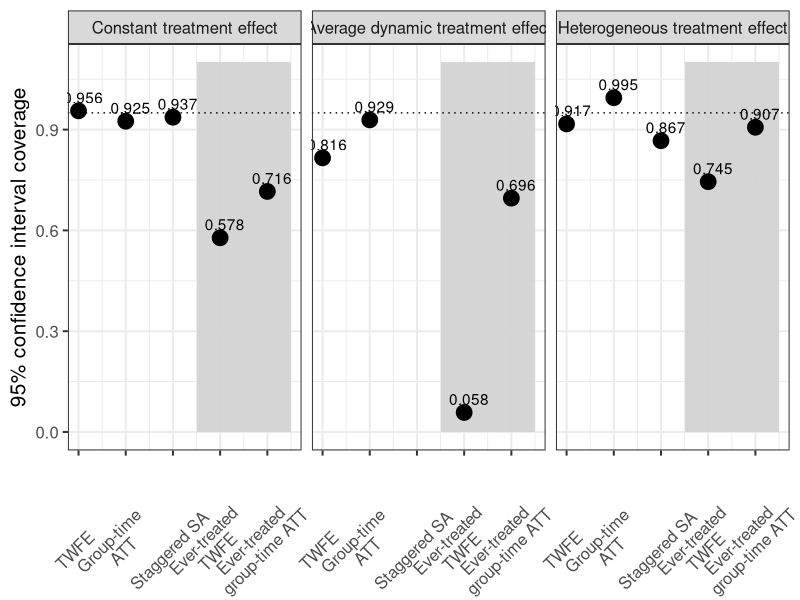
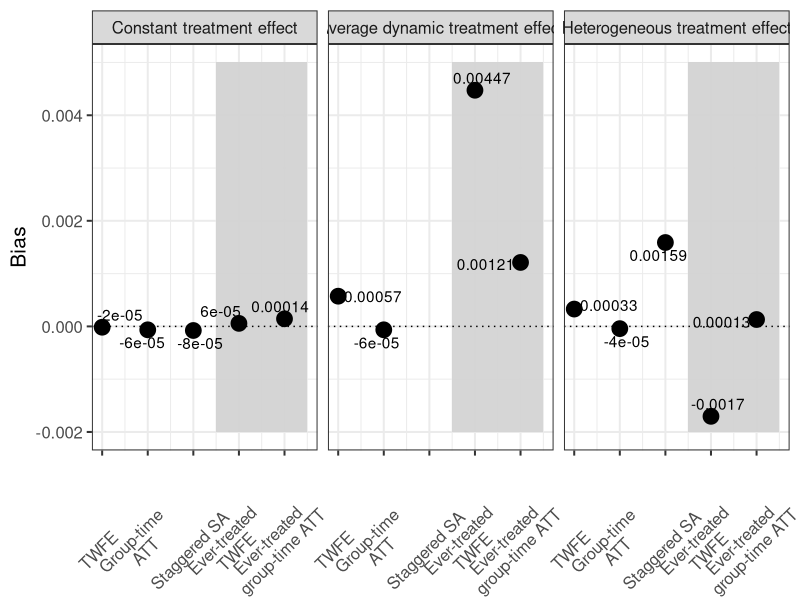
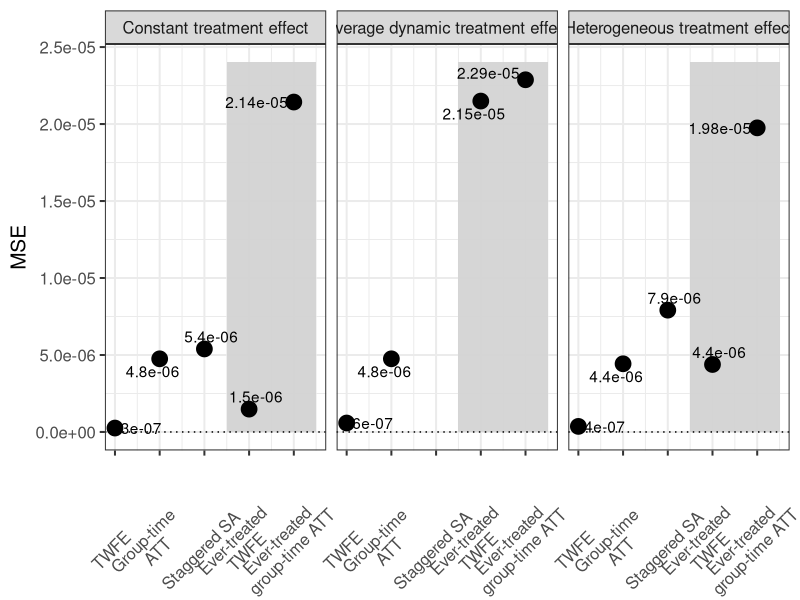
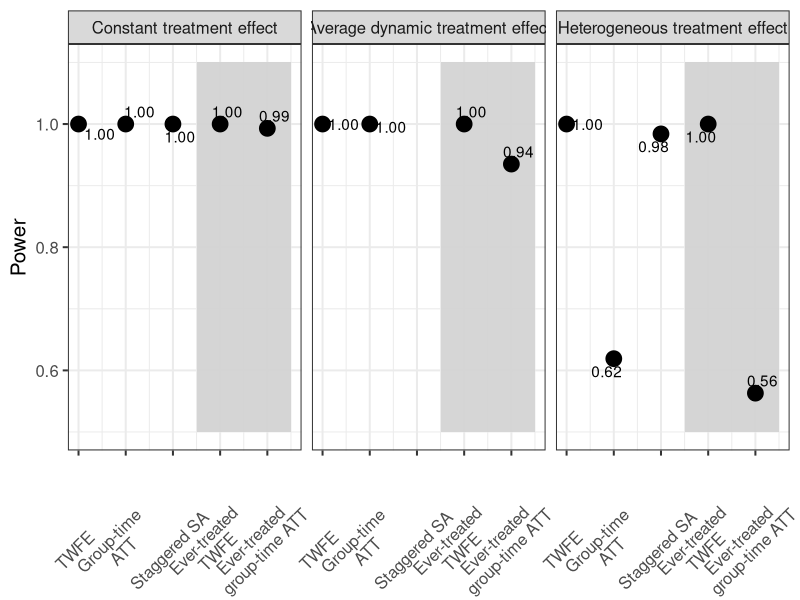
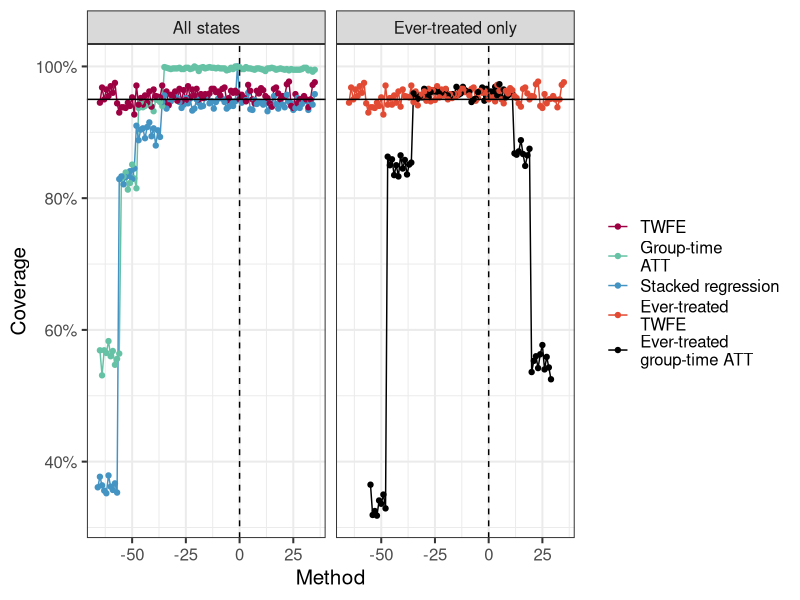
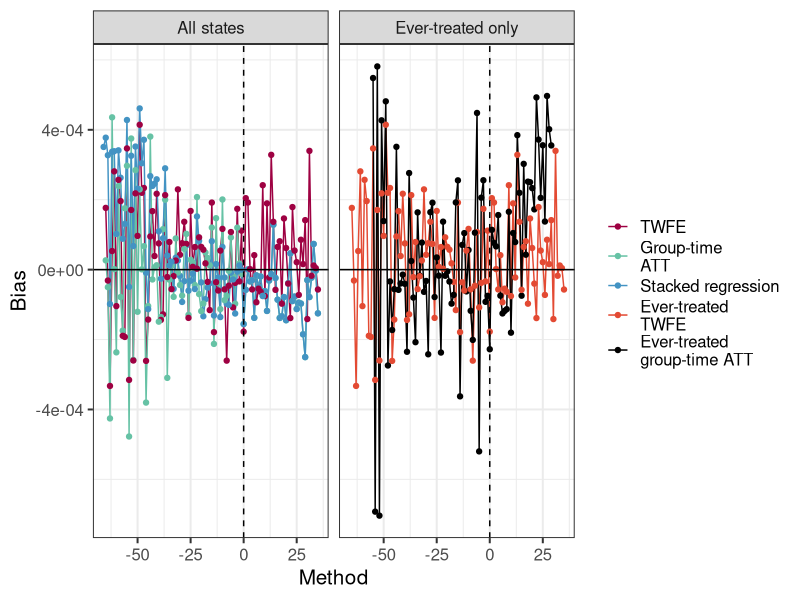
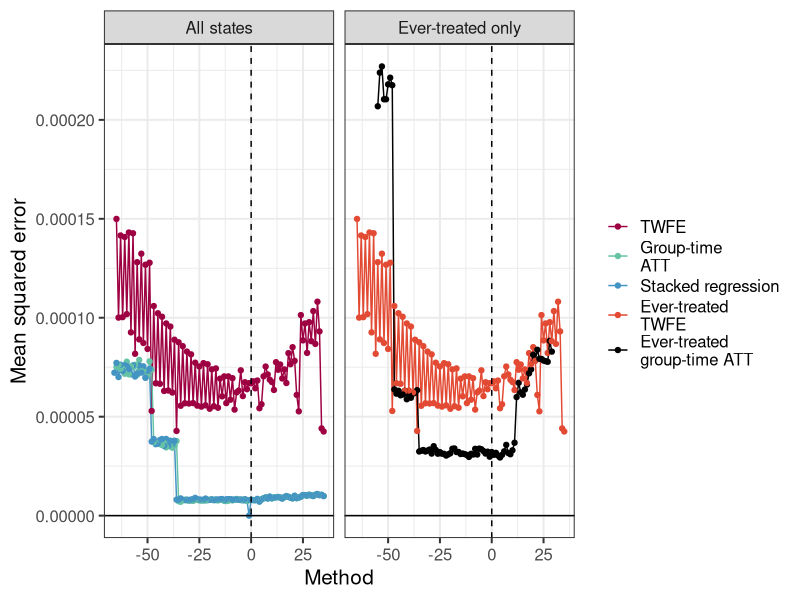
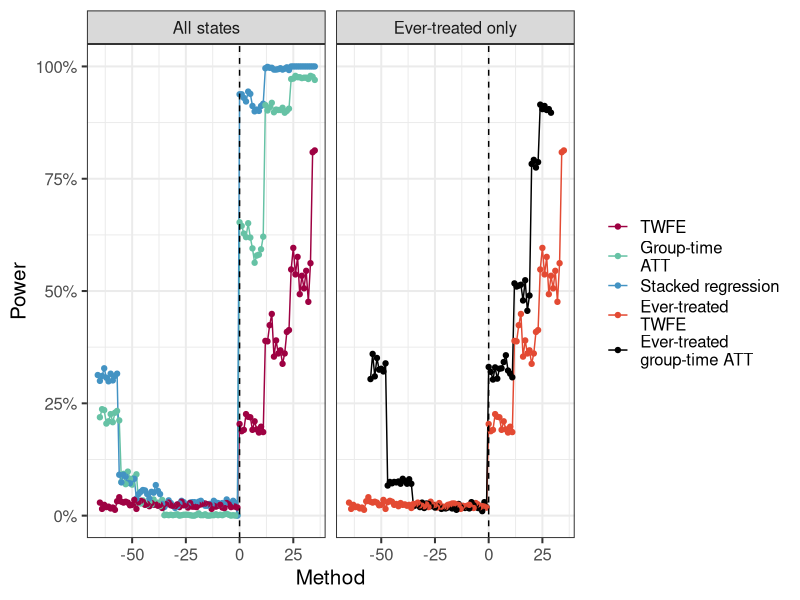

Generate these figures, in order, with R:
library(tidyverse)
library(ggrepel)
library(magrittr)
library(forcats)

results_df_summary <- read_csv("./results/twfe_sim_results_summary_PTB_n1000_05022022.csv")

table(results_df_summary$parameter)
#CTE, many DTE and HTE

table(results_df_summary$method)

results_df_summary %<>% 
  mutate(method2 = fct_relevel(method, c("TWFE", "group.time.ATT", "staggered.SA", "stacked.regression",
                                        "TWFE.ever.adopted", "group.time.ATT.ever.adopted")),
         method3 = case_when(method == "TWFE" ~ 1, 
                             method == "group.time.ATT" ~ 2, 
                             method == "staggered.SA" ~ 3, 
                             #method == "stacked.regression" ~ 4, 
                             method ==  "TWFE.ever.adopted" ~ 4, 
                             method == "group.time.ATT.ever.adopted" ~ 5))


#check that the reorder worked:
table(results_df_summary$method2)

#start with the non-dynamic plots
results2 <- results_df_summary %>% filter(parameter %in% c("CTE","HTE","DTE.avg"))

# plot results 
facet_labels <- c(CTE = "Constant treatment effect", HTE = "Heterogeneous treatment effect", DTE.avg = "Average dynamic treatment effect")


p1 <- ggplot(results2, aes(x = method3, y = coverage)) + 
  geom_rect(aes(xmin = 3.5, xmax = 5.5, ymin = 0.0, ymax = 1.1),
            fill = "lightgrey", alpha = 0.5) +
  geom_point(size=5) + #color = method
  geom_text(aes(label = coverage), position = position_nudge(x = 0.1, y = 0.04)) + 
  theme_bw(base_size = 15) + 
  facet_wrap(~parameter, labeller = labeller(parameter = facet_labels)) + 
  geom_hline(aes(yintercept=0.95), linetype=3) + 
  labs(x = "", y = "95% confidence interval coverage") + 
  scale_x_continuous(breaks = c(1:5), labels=c("TWFE", "Group-time \nATT", 
                                               "Staggered SA", "Ever-treated \nTWFE",
                                               "Ever-treated \ngroup-time ATT")) +
  theme(axis.text.x=element_text(angle = 45, vjust = 0.1)) + #angle = 45) 
  theme(legend.position = "none") #+
  #coord_flip()
  #+ 
  #scale_color_manual(values=c("#9e0142", "#66c2a5", "#4393c3","#e34a33"))

p1
#ggsave(p1, file="/Users/danagoin/Documents/Research projects/TWFE/results/twfe_sim_coverage_PTB.pdf", width=10)
ggsave(p1, file="../TWFE-simulation/results/twfe_sim_coverage_PTB_n1000.png", 
       width=15, height = 5, device = "png")

p2 <- ggplot(results2, aes(x= method3, y = bias))  + 
  geom_rect(aes(xmin = 3.5, xmax = 5.5, ymin = -0.002, ymax = 0.005),
            fill = "lightgrey", alpha = 0.5) +
  geom_point(size=5) +
  geom_text_repel(aes(label = round(bias, 5))) + # position = position_nudge(x = 0.2, y = 0.00001)
  theme_bw(base_size = 15) + 
  facet_wrap(~parameter, labeller = labeller(parameter = facet_labels)) + 
  geom_hline(aes(yintercept=0), linetype=3) + 
  labs(x="", y="Bias") + 
  scale_x_continuous(breaks = c(1:5), labels=c("TWFE", "Group-time \nATT", 
                                               "Staggered SA", "Ever-treated \nTWFE",
                                               "Ever-treated \ngroup-time ATT")) +
  theme(axis.text.x=element_text(angle = 45, vjust = 0.1))  + 
  theme(legend.position = "none") 
#+ scale_color_manual(values=c("#9e0142", "#66c2a5", "#4393c3","#e34a33"))

p2
#ggsave(p2, file="/Users/danagoin/Documents/Research projects/TWFE/results/twfe_sim_bias_PTB.pdf", width=10)
#ggsave(p2, file="../TWFE-simulation/results/twfe_sim_bias_PTB.pdf", width=10)
ggsave(p2, file="../TWFE-simulation/results/twfe_sim_bias_PTB_n1000.png", 
       width=15, height = 5, device = "png")


p3 <- ggplot(results2, aes(x = method3, y = MSE)) + 
  geom_rect(aes(xmin = 3.5, xmax = 5.5, ymin = 0, ymax = 2.4e-05),
            fill = "lightgrey", alpha = 0.5) +
  geom_point(size=5) + 
  geom_text_repel(aes(label = round(MSE, 7))) +
  theme_bw(base_size = 15) + 
  facet_wrap(~parameter, labeller = labeller(parameter = facet_labels)) + 
  geom_hline(aes(yintercept=0), linetype=3) + 
  labs(x="", y="MSE") + 
  scale_x_continuous(breaks = c(1:5), labels=c("TWFE", "Group-time \nATT", 
                                               "Staggered SA", "Ever-treated \nTWFE",
                                               "Ever-treated \ngroup-time ATT")) +
  theme(axis.text.x=element_text(angle = 45, vjust = 0.1))  + 
  theme(legend.position = "none")  
#+ scale_color_manual(values=c("#9e0142", "#66c2a5", "#4393c3", "#e34a33"))

p3
#ggsave(p3, file="/Users/danagoin/Documents/Research projects/TWFE/results/twfe_sim_mse_PTB.pdf", width=10)
#ggsave(p3, file="../TWFE-simulation/results/twfe_sim_mse_PTB.pdf", width=10)
ggsave(p3, file="../TWFE-simulation/results/twfe_sim_mse_PTB_n1000.png", 
       width=15, height = 5, device = "png")

p4 <- ggplot(results2, aes(x = method3, y = power)) + 
  geom_rect(aes(xmin = 3.5, xmax = 5.5, ymin = 0.5, ymax = 1.1),
            fill = "lightgrey", alpha = 0.5) +
  geom_point(size=5) + 
  geom_text_repel(aes(label = sprintf(power, fmt = '%#.2f'))) +
  theme_bw(base_size = 15) + 
  facet_wrap(~parameter, labeller = labeller(parameter = facet_labels)) + 
  #geom_hline(aes(yintercept=0), linetype=3) + 
  labs(x="", y="Power") + 
  scale_x_continuous(breaks = c(1:5), labels=c("TWFE", "Group-time \nATT", 
                                               "Staggered SA", "Ever-treated \nTWFE",
                                               "Ever-treated \ngroup-time ATT")) +
  theme(axis.text.x=element_text(angle = 45, vjust = 0.1))  + 
  theme(legend.position = "none") 
#+ scale_color_manual(values=c("#9e0142", "#66c2a5", "#4393c3", "#e34a33"))

results_df_summary %<>% mutate(ever.adopted.est = case_when(method %in% c("TWFE.ever.adopted", "group.time.ATT.ever.adopted") ~ "Ever-treated only", 
                                                            !(method %in% c("TWFE.ever.adopted", "group.time.ATT.ever.adopted")) ~ "All states"))

p4
ggsave(p4, file="../TWFE-simulation/results/twfe_sim_power_PTB_n1000.png", 
       width=15, height = 5, device = "png")

# dynamic effects 
results_df_summary <- results_df_summary %>% mutate(time_pt = substr(parameter, 4, 8))
results_df_summary <- results_df_summary %>% mutate(time_pt = ifelse(parameter=="DTE.avg", "", time_pt))
results_df_summary <- results_df_summary %>% mutate(time_pt = sub("..","-",time_pt, fixed = TRUE))
results_df_summary <- results_df_summary %>% mutate(time_pt = as.numeric(sub(".","",time_pt, fixed = TRUE)))
results_df_summary <- results_df_summary %>% mutate(pre_post = as.numeric(time_pt>=0))

# coverage
results3 <- results_df_summary %>% filter(!parameter %in% c("CTE","HTE","DTE.avg"))
# 
# p4 <- ggplot(data = results3, aes(x=method, y=coverage)) + 
#   geom_point(aes(shape=method, color=method, alpha=pre_post), size=5) + 
#   labs(x="", y="95% confidence interval coverage") + 
#   scale_color_manual(values=c("#9e0142", "#66c2a5", "#4393c3","#e34a33", "black"), 
#                      labels=c("group-time \nATT", "ever-treated \ngroup-time ATT",
#                               "stacked regression",
#                               "TWFE", "ever-treated \nTWFE")) +
#   theme_bw(base_size = 15) +   
#   scale_x_discrete(labels=c("group-time \nATT", "ever-treated \ngroup-time ATT",
#                             "stacked \nregression", "TWFE", "ever-treated \nTWFE")) +
#   theme(legend.position = "none")  + 
#   geom_text_repel(aes(x=method, y=coverage, label = time_pt)) 
# 
# 
# p4
#ggsave(p4, file="../TWFE-simulation/results/twfe_sim_coverage2_PTB.pdf", width=10)

#coverage CR attempt #1
p41 <- ggplot(results3,
              aes(x = time_pt, y = coverage, col = method2)) +
  geom_line(aes(col = method2)) +
  geom_point(aes(col = method2)) +
  geom_vline(xintercept = 0, linetype = 2) +
  geom_hline(yintercept = 0.95) +
  scale_color_manual(values=c("#9e0142", "#66c2a5", "#4393c3","#e34a33", "black"),
                     labels=c("TWFE", "Group-time \nATT", 
                              "Stacked regression", "Ever-treated \nTWFE",
                              "Ever-treated \ngroup-time ATT")) +
  # labels=c("group-time \nATT", "ever-treated \ngroup-time ATT",
  #          "stacked \nregression", "TWFE", "ever-treated \nTWFE"
  labs(y = "Coverage", x = "Method") +
  theme_bw(base_size = 15) + 
  theme(legend.title=element_blank()) + 
  scale_y_continuous(labels = scales::percent) +
  facet_wrap(~ever.adopted.est)

p41
#ggsave(p41, file="../TWFE-simulation/results/twfe_sim_coverage3_PTB.pdf", width=10)
ggsave(p41, file="../TWFE-simulation/results/dyn_coverage_n1000.png", 
       width=12,height = 4, device = png)


# bias
# p5 <- ggplot(results3) + 
#   geom_point(aes(x=method, y=bias, shape=method, color=method, alpha=pre_post), size=5) + theme_bw(base_size = 15) + 
#   labs(x="", y="bias") + 
#   scale_color_manual(values=c("#9e0142", "#66c2a5", "#4393c3","#e34a33"), labels=c("group-time \nATT", "ever-treated \ngroup-time ATT", "TWFE", "ever-treated \nTWFE")) +
#   theme_bw(base_size = 15) +   scale_x_discrete(labels=c("group-time \nATT", "ever-treated \ngroup-time ATT", "TWFE", "ever-treated \nTWFE")) +
#   geom_text_repel(aes(x=method, y=bias, label = time_pt)) +  theme(legend.position = "none") 
# 
# #p5
# ggsave(p5, file="../TWFE-simulation/results/twfe_sim_bias2_PTB.pdf", width=10)

p51 <- ggplot(results3,
              aes(x = time_pt, y = bias)) +
  geom_line(aes(col = method2)) +
  geom_point(aes(col = method2)) +
  geom_vline(xintercept = 0, linetype = 2) +
  geom_hline(yintercept = 0) +
  scale_color_manual(values=c("#9e0142", "#66c2a5", "#4393c3","#e34a33", "black"), 
                     labels=c("TWFE", "Group-time \nATT", 
                              "Stacked regression", "Ever-treated \nTWFE",
                              "Ever-treated \ngroup-time ATT")) +
  labs(y = "Bias", x = "Method") +
  theme_bw(base_size = 15) + 
  theme(legend.title=element_blank()) + 
  facet_wrap(~ever.adopted.est)

p51
#ggsave(p51, file="../TWFE-simulation/results/twfe_sim_bias3_PTB.pdf", width=10)
ggsave(p51, file="../TWFE-simulation/results/dyn_bias_n1000_PTB.png", 
       width=12,height = 4, device = png)

# MSE
# p6 <- ggplot(results_df_summary %>% filter(!parameter %in% c("CTE","HTE","DTE.avg"))) +
#   geom_point(aes(x=method, y=MSE, shape=method, color=method, alpha=pre_post), size=5) + theme_bw(base_size = 15) +
#   labs(x="", y="MSE") +
#   scale_color_manual(values=c("#9e0142", "#66c2a5", "#4393c3","#e34a33"), labels=c("group-time \nATT", "ever-treated \ngroup-time ATT", "TWFE", "ever-treated \nTWFE")) +
#   theme_bw(base_size = 15) +   scale_x_discrete(labels=c("group-time \nATT","ever-treated \ngroup-time ATT", "TWFE", "ever-treated \nTWFE")) +
#   geom_text_repel(aes(x=method, y=MSE, label = time_pt)) +  theme(legend.position = "none")
# 
# #p6
# ggsave(p6, file="../TWFE-simulation/results/twfe_sim_mse2_PTB.pdf", width=10)

p61 <- ggplot(results3,
              aes(x = time_pt, y = MSE)) +
  geom_line(aes(col = method2)) +
  geom_point(aes(col = method2)) +
  geom_vline(xintercept = 0, linetype = 2) +
  geom_hline(yintercept = 0) +
  scale_color_manual(values=c("#9e0142", "#66c2a5", "#4393c3","#e34a33", "black"), 
                     labels=c("TWFE", "Group-time \nATT", 
                              "Stacked regression", "Ever-treated \nTWFE",
                              "Ever-treated \ngroup-time ATT")) +
  labs(y = "Mean squared error", x = "Method") +
  theme_bw(base_size = 15)  + 
  theme(legend.title=element_blank()) + 
  facet_wrap(~ever.adopted.est)

p61
#ggsave(p61, file="../TWFE-simulation/results/twfe_sim_mse3_PTB.pdf", width=10)

ggsave(p61, file="../TWFE-simulation/results/dyn_mse_n1000_PTB.png", 
       width=12,height = 4, device = png)

#power 

p71 <- ggplot(results3,
              aes(x = time_pt, y = power)) +
  geom_line(aes(col = method2)) +
  geom_point(aes(col = method2)) +
  geom_vline(xintercept = 0, linetype = 2) +
  #geom_hline(yintercept = 1) +
  scale_color_manual(values=c("#9e0142", "#66c2a5", "#4393c3","#e34a33", "black"), 
                     labels=c("TWFE", "Group-time \nATT", 
                              "Stacked regression", "Ever-treated \nTWFE",
                              "Ever-treated \ngroup-time ATT")) +
  labs(y = "Power", x = "Method") +
  theme_bw(base_size = 15) + 
  scale_y_continuous(labels = scales::percent) +
  theme(legend.title=element_blank()) + 
  facet_wrap(~ever.adopted.est)

p71

ggsave(p71, file="../TWFE-simulation/results/dyn_power_n1000_PTB.png", 
       width=12, height = 4, device = png)
